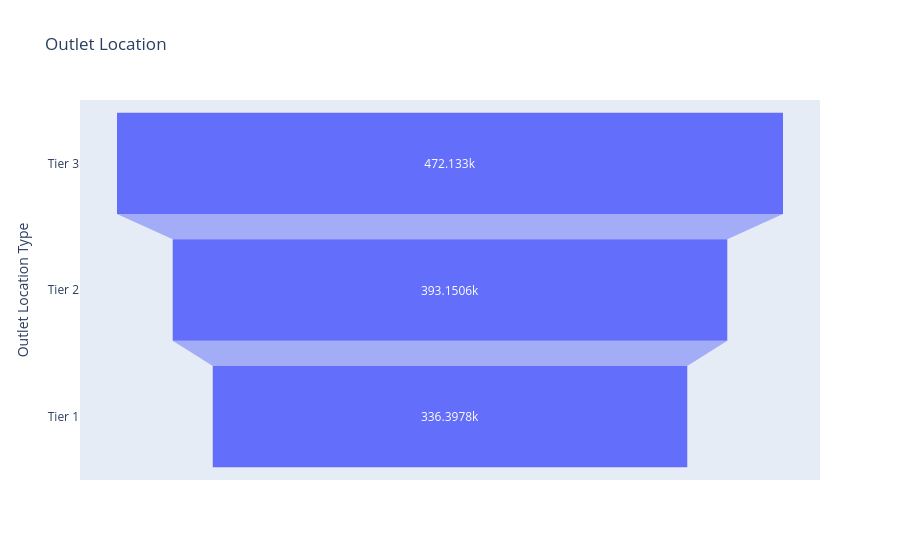

Notebook source saved alongside this figure:
### Markdown cell above
### 6. Sales by Outlet Location(Funnel Chart)

### Code cell
import plotly.express as px 
sales_by_outlet_location = df.groupby('Outlet Location Type')['Sales'].sum().reset_index()
sales_by_outlet_location=sales_by_outlet_location.sort_values('Sales',ascending = False)

fun_fig = px.funnel(sales_by_outlet_location,
                       x= 'Sales', y= 'Outlet Location Type',
                       title = 'Outlet Location')
fun_fig.show()

### Figure 1 — Plotly figure (JSON) as saved in the notebook; plotly's stock layout.template omitted (floating-point values rounded to 4 significant figures)
{"data": [{"hovertemplate": "Sales=%{x}<br>Outlet Location Type=%{y}<extra></extra>", "legendgroup": "", "marker": {"color": "#636efa"}, "name": "", "orientation": "h", "showlegend": false, "type": "funnel", "x": [472100.0, 393200.0, 336400.0], "xaxis": "x", "y": ["Tier 3", "Tier 2", "Tier 1"], "yaxis": "y"}], "layout": {"autosize": true, "legend": {"tracegroupgap": 0}, "title": {"text": "Outlet Location"}, "xaxis": {"anchor": "y", "autorange": true, "domain": [0, 1], "range": [-262300.0, 262300.0], "title": {"text": "Sales"}, "type": "linear"}, "yaxis": {"anchor": "x", "autorange": true, "domain": [0, 1], "range": [2.5, -0.5], "title": {"text": "Outlet Location Type"}, "type": "category"}}}
